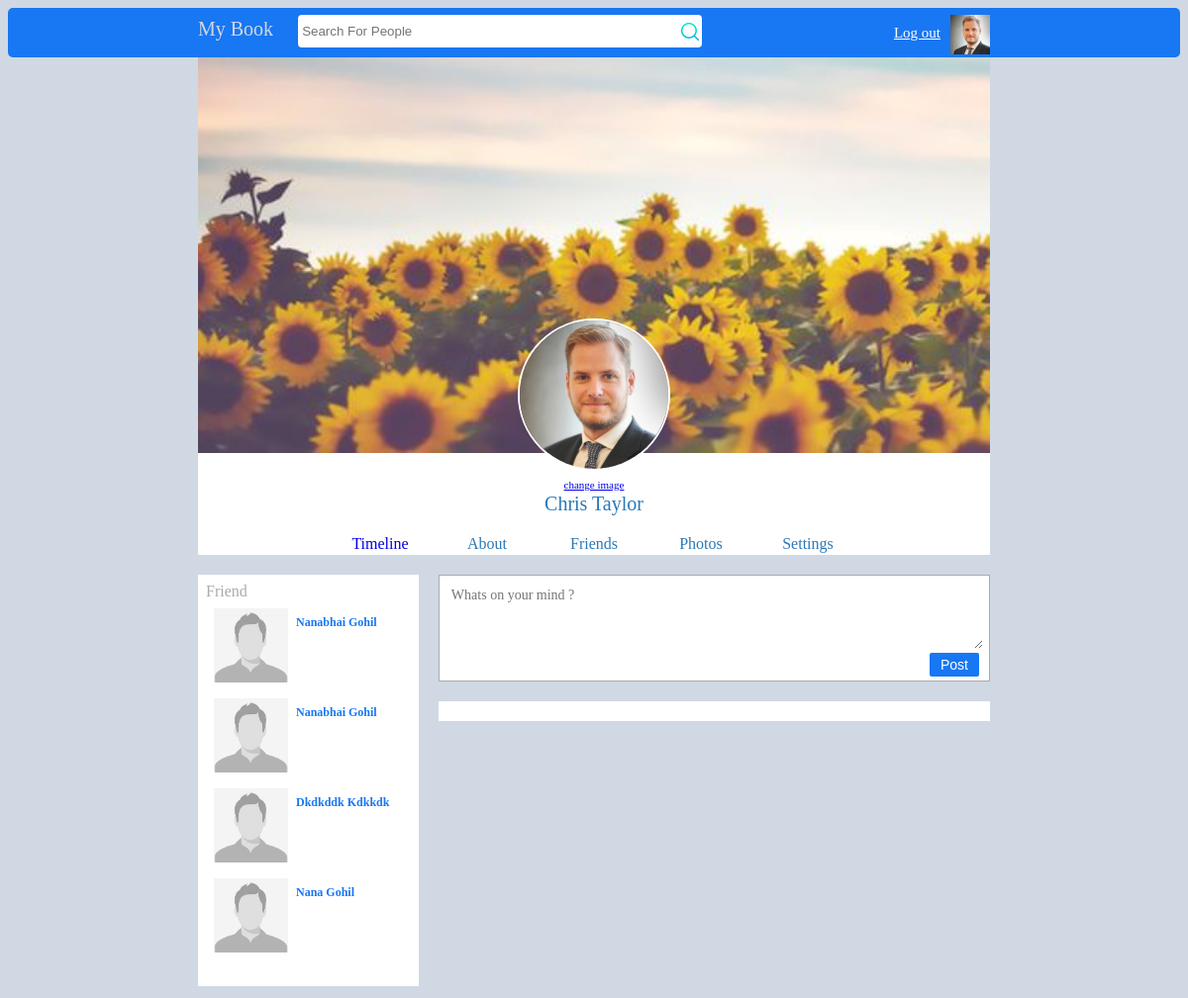
/profile.php (signed in), run on an earlier commit of the app's database.
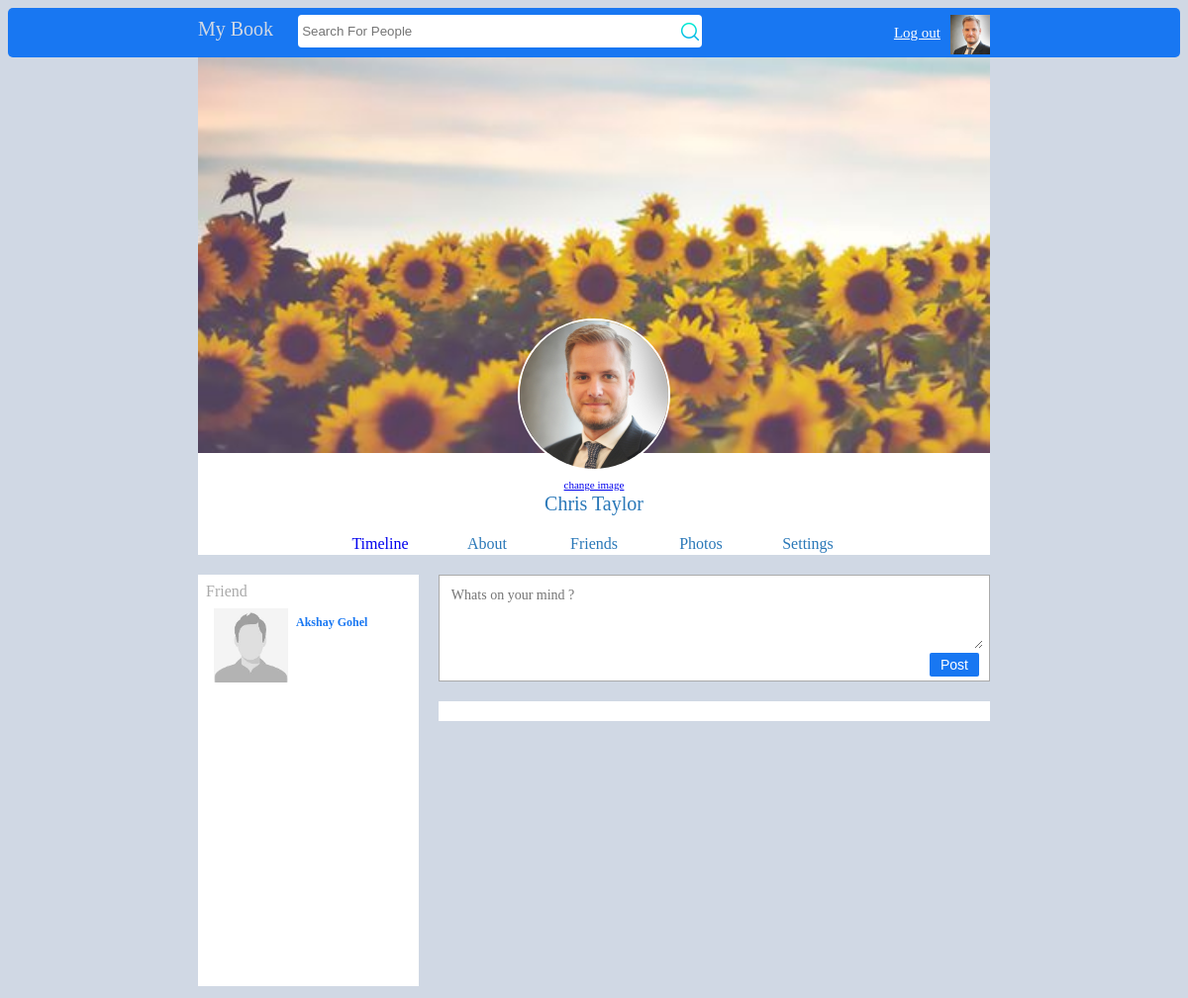
And on a later commit of the database.
### tables this page shows
CREATE TABLE `users` (
  `id` int(11) NOT NULL,
  `userid` bigint(19) NOT NULL,
  `first_name` varchar(50) NOT NULL,
  `last_name` varchar(60) NOT NULL,
  `gender` varchar(8) NOT NULL,
  `email` varchar(100) NOT NULL,
  `password` varchar(100) NOT NULL,
  `url_address` varchar(100) NOT NULL,
  `date` timestamp NOT NULL DEFAULT current_timestamp() ON UPDATE current_timestamp(),
  `profile_image` varchar(1000) NOT NULL,
  `cover_image` varchar(1000) NOT NULL
);

### classes/config.php (called while the page is built, shortened)
<?php
class Database {
    private $host = "localhost";
    private $username = "root";
    private $password = "";
    private $db = "mybook";
    function connect(){
        $connection = mysqli_connect($this->host , $this->username , $this->password,$this->db);
        return $connection;
    }
    function read($query){
        $conn = $this->connect();
        $result = mysqli_query($conn , $query);
        if($result){
            $data = false;
            while($row = mysqli_fetch_assoc($result)){
                $data[] = $row;
            }
            return $data;
        }else{
            return false;
        }
    }
}
?>

### classes/user.php (called while the page is built, shortened)
<?php
class User
{
      public function get_friends($id)
      {
        $query = "select * from users where userid != '$id'  ";
        $DB  = new Database();
        $result = $DB->read($query);
        if($result){
            return $result;
        }
        else{
            return false;
        }
      }
}

### user.php (the view, shortened to what this page needs)
<div id="Friends">
    <?php
         $image = "./Project/user_male.jpeg";
    ?>
    <img id="friends_img" src="<?php echo $image ?>">
    <br>
    <?php echo $FRIEND_ROW['first_name'] . " " . $FRIEND_ROW['last_name'] ?>
</div>

### profile.php (shortened to what this page needs)
<?php
     include("classes/config.php");
     include("classes/login.php");
     include("classes/user.php");
      $user = new User();
      $id = $_SESSION['mybook_userid'];
      $friends = $user->get_friends($id);
?>
<!DOCTYPE html>
<html>
    <head>
    </head>
<body style="background-color: #d0d8e4;">
        <?php
            include("header.php");
        ?>
        <div style="width: 800px; margin: auto;min-height: 400px;">
            <div style="color: #2a78b8; text-align: center;background-color: white;">
                <img src="project/cover.jpg" style="width: 100%;">
                <span style = "font-size: 11px">
                     <img id="profile_pic" src="project/dp2.jpg"><br>
                      <a href = "change_profile_image.php">
                     change image
                </a>
                </span>
                <br>
                <div style="font-size: 20px;">Chris Taylor</div>
                <br>
                <a href="index.php" target = "_blank"><div id="menu_buttons">Timeline</div></a>
                <div id="menu_buttons">About</div>
                <div id="menu_buttons">Friends</div>
                <div id="menu_buttons">Photos</div>
                <div id="menu_buttons">Settings</div>
            </div>
            <div style="display: flex;">
                <div style="min-height: 400px;flex: 1;">
                    <div id="friends_bar">
                        Friend <br>
                        <?php
                         if($friends){
                            foreach($friends as  $FRIEND_ROW){
                                include("user.php");
                            }
                         }
                         ?>
                    </div>
                </div>
                <div style="min-height: 400px;flex: 2.5;padding: 20px;padding-right: 0px;">
                    <div style="border:solid thin #aaa; padding: 10px; background-color: white;">
                    <form action="" method = "post">
                    <textarea placeholder="Whats on your mind ?" name = "post"></textarea>
                        <input  id="post_button" name = "" type="submit" value="Post">
                        <br>
                    </form>
                    </div>
                    <div id="post_bar">
                    </div>
                </div>
           </div>
        </div>
    </body>
</html>

### header.php (shortened to what this page needs)
<div id="blue_bar" style = " background-color: #1877F2;">
    <div style="margin: auto;width: 800px;padding: 7px;">
        <a href="index.php" style = "color:#d0d8e4;text-decoration:none;">My Book</a>
        <input type="text" id="search_box" placeholder="Search For People">
        <a href="profile.php">
             <img src="Project/dp2.jpg" style="width: 40px; float: right;">
        </a>
        <span style="font-size:11px;float: right;margin:10px;"><a href="logout.php" style="color:#fff;font-size:15px"> Log out </a></span>
    </div>
 </div>

### profile.php (style rules this page uses)
#blue_bar { height: 50px; background-color: #1877F2; color: white; font-size: 20px; font-family: tahoma; border-radius: 5px; text-decoration:none; }
#search_box { width: 400px; height: 25px; border-radius: 4px; border: none; padding: 4px; background-image: url("search2.png"); background-repeat: no-repeat; background-position: right; }
#profile_pic { width: 150px; margin-top:-200px; border-radius: 50%; border: solid 2px white; }
#menu_buttons { width: 100px; display: inline-block; margin: 2px; }
#friends_img { width: 75px; float: left; margin: 8px; }
#friends_bar { min-height: 400px; margin-top: 20px; background-color:white; padding: 8px; color: #aaa; }
#Friends { clear: both; font-size: 12px; font-weight: bold; color: #1877F2; }
textarea { width: 100%; border: none; font-size: 14px; font-family: tahoma; height: 60px; }
#post_button { float: right; width: 50px; background-color: #1877F2; border: none; color:white; padding: 4px; font-size: 14px; border-radius: 2px; }
#post_bar { margin-top: 20px; background-color: white; padding: 10px; }

What changed in the data, as far as the page shows it:
no longer on this page (row edited): users: first_name "Nanabhai", last_name "Gohil"
removed users: first_name "Nanabhai", last_name "Gohil"
removed users: first_name "Dkdkddk", last_name "Kdkkdk"
removed users: first_name "Nana", last_name "Gohil"
added users: first_name "Akshay", last_name "Gohel"
